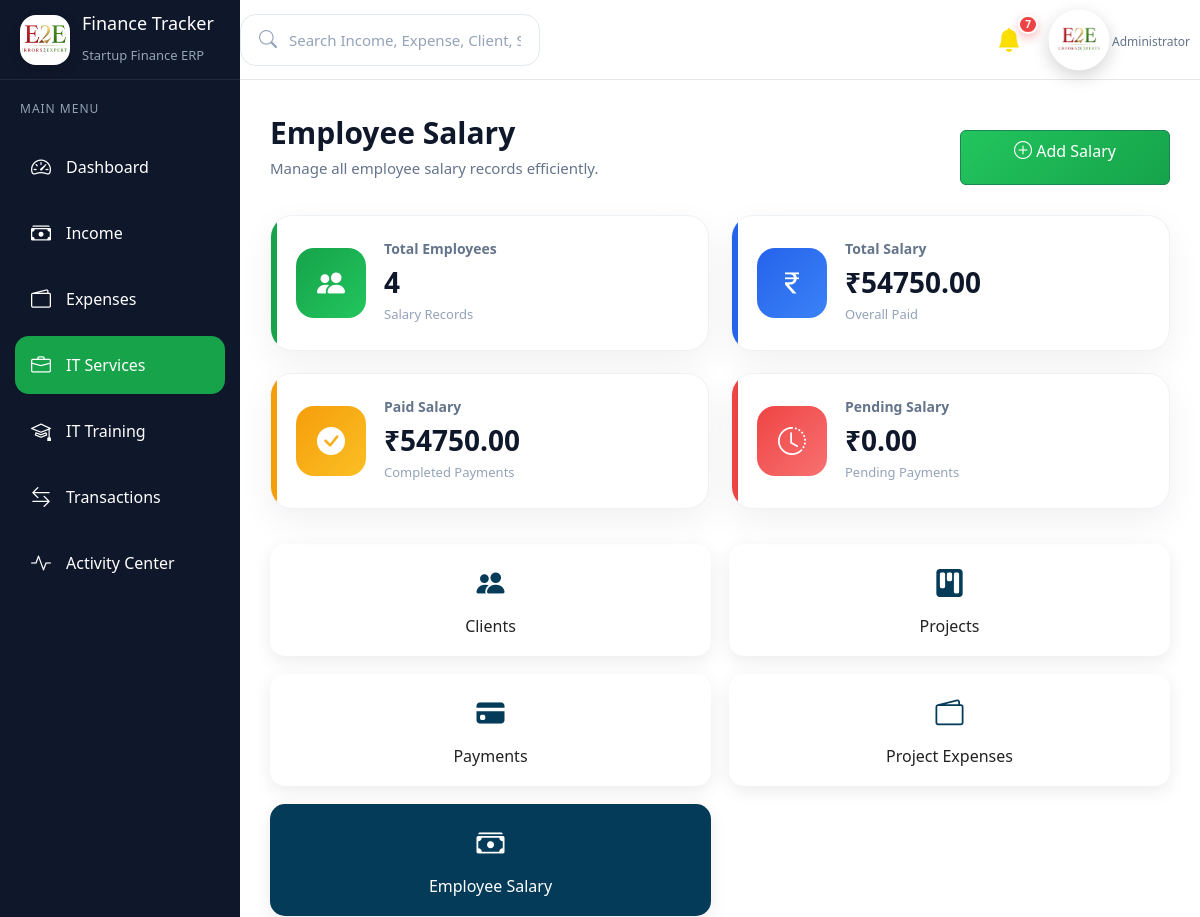
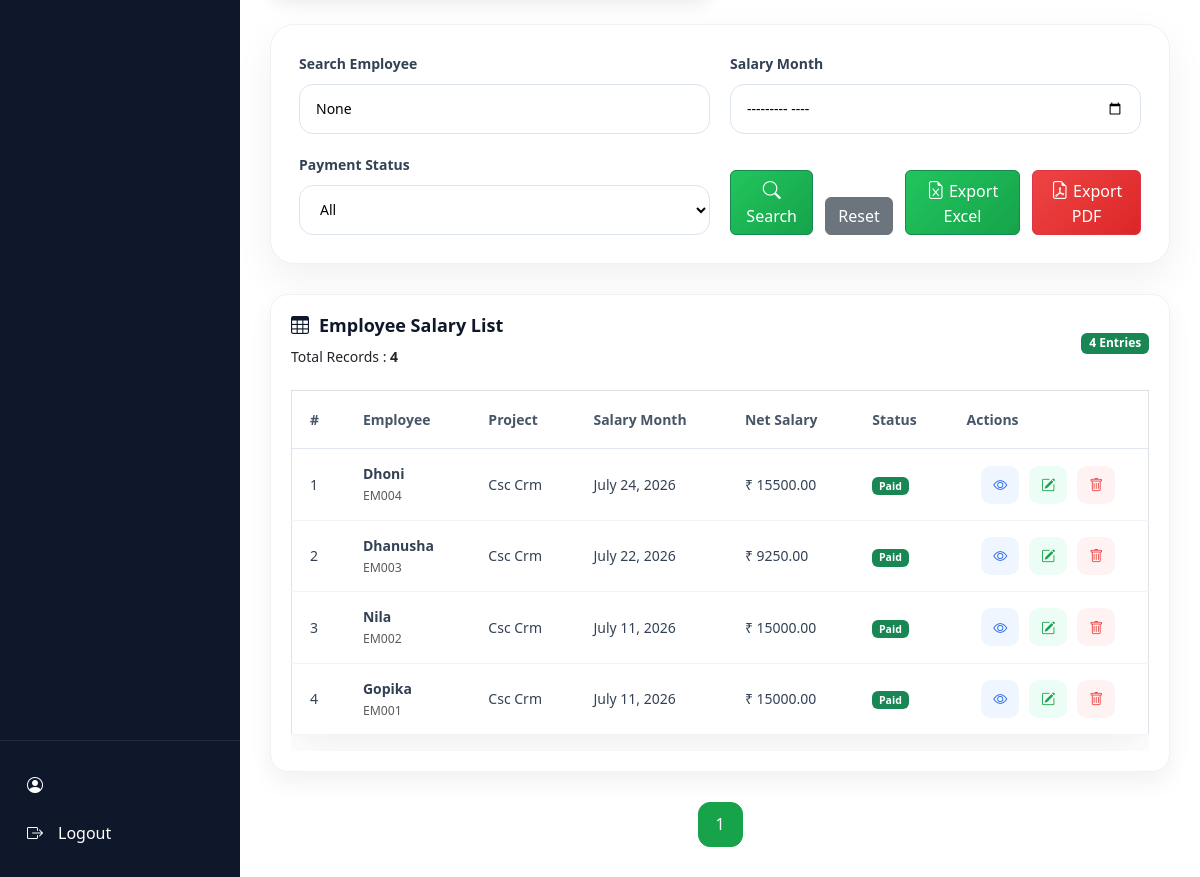
Page /services/salary/ on the committed database (2 pictures, top to bottom).
### services/models.py (models this page shows, shortened)
class EmployeeSalary(models.Model):
    PAYMENT_MODE = [
        ("Cash", "Cash"),
        ("UPI", "UPI"),
        ("Bank", "Bank Transfer"),
    ]
    PAYMENT_STATUS = [
        ("Paid", "Paid"),
        ("Pending", "Pending"),
    ]
    employee_name = models.CharField(
        max_length=150
    )
    employee_id = models.CharField(
        max_length=50,
        unique=True
    )
    department = models.CharField(
        max_length=100
    )
    designation = models.CharField(
        max_length=100
    )
    project = models.ForeignKey(
        Project,
        on_delete=models.CASCADE
    )
    salary_month = models.DateField()
    basic_salary = models.DecimalField(
        max_digits=12,
        decimal_places=2
    )
    bonus = models.DecimalField(
        max_digits=12,
        decimal_places=2,
        default=0
    )
    deduction = models.DecimalField(
        max_digits=12,
        decimal_places=2,
        default=0
    )
    net_salary = models.DecimalField(
        max_digits=12,
        decimal_places=2,
        default=0
    )
    payment_date = models.DateField()
    payment_mode = models.CharField(
        max_length=20,
        choices=PAYMENT_MODE
    )
    transaction_id = models.CharField(
        max_length=150,
        blank=True,
        null=True
    )
    cheque_number = models.CharField(
        max_length=100,
        blank=True,
        null=True
    )
    bank_name = models.CharField(
        max_length=150,
        blank=True,
        null=True
    )
    payment_status = models.CharField(
        max_length=20,
        choices=PAYMENT_STATUS,
        default="Pending"
    )
    remarks = models.TextField(
        blank=True,
        null=True
    )
    created_at = models.DateTimeField(
        auto_now_add=True
    )
    updated_at = models.DateTimeField(
        auto_now=True
    )
    class Meta:
        ordering = ["-id"]

class Project(models.Model):
    SERVICE_CHOICES = (
        ("Website", "Website"),
        ("Web Application", "Web Application"),
        ("Mobile Application", "Mobile Application"),
        ("UI/UX Design", "UI/UX Design"),
        ("Digital Marketing", "Digital Marketing"),
        ("SEO", "SEO"),
        ("ERP Development", "ERP Development"),
        ("Other", "Other"),
    )
    STATUS_CHOICES = (
        ("Pending", "Pending"),
        ("In Progress", "In Progress"),
        ("Completed", "Completed"),
        ("On Hold", "On Hold"),
    )
    client = models.ForeignKey(
        Client,
        on_delete=models.CASCADE,
        related_name="projects"
    )
    project_name = models.CharField(
        max_length=200,
        unique=True
    )
    service_type = models.CharField(
        max_length=100,
        choices=SERVICE_CHOICES
    )
    project_amount = models.DecimalField(
        max_digits=12,
        decimal_places=2
    )
    start_date = models.DateField()
    end_date = models.DateField()
    status = models.CharField(
        max_length=30,
        choices=STATUS_CHOICES,
        default="Pending"
    )
    description = models.TextField(
        blank=True,
        null=True
    )
    created_at = models.DateTimeField(
        auto_now_add=True
    )
    updated_at = models.DateTimeField(
        auto_now=True
    )
    class Meta:
        ordering = ["-id"]

### services/views.py (the view)
def salary_list(request):
    salaries = EmployeeSalary.objects.select_related(
        "project"
    ).all().order_by("-id")
    search = request.GET.get("search")
    if search:
        salaries = salaries.filter(
            Q(employee_name__icontains=search) |
            Q(project__project_name__icontains=search)
        )
    total_employees = salaries.count()
    total_salary = salaries.aggregate(
        Sum("net_salary")
    )["net_salary__sum"] or 0
    paid_salary = salaries.filter(
        payment_status="Paid"
    ).aggregate(
        Sum("net_salary")
    )["net_salary__sum"] or 0
    pending_salary = salaries.filter(
        payment_status="Pending"
    ).aggregate(
        Sum("net_salary")
    )["net_salary__sum"] or 0
    paginator = Paginator(salaries, 5)
    page_number = request.GET.get("page")
    page_obj = paginator.get_page(page_number)
    return render(
        request,
        "services/salary_list.html",
        {
            "salaries": page_obj,
            "page_obj": page_obj,
            "search": search,
            "active_page": "salary",
            "total_employees": total_employees,
            "total_salary": total_salary,
            "paid_salary": paid_salary,
            "pending_salary": pending_salary,
        }
    )

### activity/context_processors.py (called while the page is built)
def notification_context(request):
    unread_notifications = Notification.objects.filter(
        is_read=False
    ).count()
    recent_notifications = Notification.objects.filter(
        is_read=False
    ).order_by("-created_at")[:5]
    return {
        "unread_notifications": unread_notifications,
        "recent_notifications": recent_notifications,
    }

### templates/services/salary_list.html (shortened to what this page needs)
{% extends 'base.html' %}
{% block content %}
<div class="page-header">
    <div>
        <h2>Employee Salary</h2>
        <p>Manage all employee salary records efficiently.</p>
    </div>
    <div class="page-actions">
        <a href="{% url 'services:add_salary' %}" class="btn btn-success">
            <i class="bi bi-plus-circle"></i>
            Add Salary
        </a>
    </div>
</div>
<div class="dashboard-cards">
    <div class="dashboard-card revenue">
        <div class="card-icon">
            <i class="bi bi-people-fill"></i>
        </div>
        <div class="card-content">
            <h5>Total Employees</h5>
            <h2>{{ total_employees }}</h2>
            <p>Salary Records</p>
        </div>
    </div>
    <div class="dashboard-card profit">
        <div class="card-icon">
            <i class="bi bi-currency-rupee"></i>
        </div>
        <div class="card-content">
            <h5>Total Salary</h5>
            <h2>₹{{ total_salary|floatformat:2 }}</h2>
            <p>Overall Paid</p>
        </div>
    </div>
    <div class="dashboard-card target">
        <div class="card-icon">
            <i class="bi bi-check-circle-fill"></i>
        </div>
        <div class="card-content">
            <h5>Paid Salary</h5>
            <h2>₹{{ paid_salary|floatformat:2 }}</h2>
            <p>Completed Payments</p>
        </div>
    </div>
    <div class="dashboard-card expense">
        <div class="card-icon">
            <i class="bi bi-clock-history"></i>
        </div>
        <div class="card-content">
            <h5>Pending Salary</h5>
            <h2>₹{{ pending_salary|floatformat:2 }}</h2>
            <p>Pending Payments</p>
        </div>
    </div>
</div>
<div class="service-nav">
    <a href="{% url 'services:client_list' %}" class="service-link {% if active_page == 'clients' %}active{% endif %}">
        <i class="bi bi-people-fill"></i>
        Clients
    </a>
    <a href="{% url 'services:project_list' %}" class="service-link {% if active_page == 'projects' %}active{% endif %}">
        <i class="bi bi-kanban-fill"></i>
        Projects
    </a>
    <a href="{% url 'services:service_payment_list' %}" class="service-link {% if active_page == 'payments' %}active{% endif %}">
        <i class="bi bi-credit-card-fill"></i>
        Payments
    </a>
    <a href="{% url 'services:expense_list' %}" class="service-link {% if active_page == 'expenses' %}active{% endif %}">
        <i class="bi bi-wallet2"></i>
        Project Expenses
    </a>
    <a href="{% url 'services:salary_list' %}" class="service-link {% if active_page == 'salary' %}active{% endif %}">
        <i class="bi bi-cash-stack"></i>
        Employee Salary
    </a>
</div>
<div class="filter-card">
    <form method="GET">
        <div class="filter-grid">
            <div class="filter-group">
                <label>Search Employee</label>
                <input type="text" name="search" value="{{ search }}" placeholder="Employee Name or Employee ID">
            </div>
            <div class="filter-group">
                <label>Salary Month</label>
                <input type="month" name="salary_month" value="{{ salary_month }}">
            </div>
            <div class="filter-group">
                <label>Payment Status</label>
                <select name="status">
                    <option value="">All</option>
                </select>
            </div>
            <div class="filter-buttons">
                <button type="submit" class="btn btn-success">
                    <i class="bi bi-search"></i>
                    Search
                </button>
                <a href="{% url 'services:salary_list' %}" class="btn btn-secondary">
                    Reset
                </a>
                <a href="{% url 'services:salary_export_excel' %}?{{ request.GET.urlencode }}" class="btn btn-success">
    <i class="bi bi-file-earmark-excel"></i>
    Export Excel
</a>
                <a href="{% url 'services:salary_export_pdf' %}?{{ request.GET.urlencode }}" class="btn btn-danger">
    <i class="bi bi-file-earmark-pdf"></i>
    Export PDF
</a>
            </div>
        </div>
    </form>
</div>
<div class="dashboard-box salary-table-card">
    <div class="box-header">
    <div>
        <h3>
            <i class="bi bi-table"></i>
            Employee Salary List
        </h3>
        <small>
            Total Records :
            <strong>{{ page_obj.paginator.count }}</strong>
        </small>
    </div>
    <div>
        <span class="badge bg-success">
            {{ page_obj.paginator.count }} Entries
        </span>
    </div>
</div>
    <div class="table-responsive">
    <table class="table dashboard-table align-middle">
        <thead>
            <tr>
                <th>#</th>
                <th>Employee</th>
                <th>Project</th>
                <th>Salary Month</th>
                <th>Net Salary</th>
                <th>Status</th>
                <th>Actions</th>
            </tr>
        </thead>
        <tbody>
            {% for salary in salaries %}
            <tr>
                <td>{{ forloop.counter }}</td>
                <td>
                    <strong>{{ salary.employee_name }}</strong><br>
                    <small class="text-muted">
                        {{ salary.employee_id }}
                    </small>
                </td>
                <td>
                    {{ salary.project.project_name }}
                </td>
                <td>
                    {{ salary.salary_month }}
                </td>
                <td>
                    ₹ {{ salary.net_salary|floatformat:2 }}
                </td>
                <td>
                    {% if salary.payment_status == "Paid" %}
                    <span class="badge bg-success">
                        Paid
                    </span>
                    {% else %}
                    <span class="badge bg-warning text-dark">
                        Pending
                    </span>
                    {% endif %}
                </td>
                <td>
                    <div class="action-buttons">
                        <a href="{% url 'services:view_salary' salary.id %}" class="view-btn">
                            <i class="bi bi-eye"></i>
                        </a>
                        <a href="{% url 'services:edit_salary' salary.id %}" class="edit-btn">
                            <i class="bi bi-pencil-square"></i>
                        </a>
                        <a href="#" class="delete-btn" data-bs-toggle="modal" data-bs-target="#deleteModal"
                            data-url="{% url 'services:delete_salary' salary.id %}">
                            <i class="bi bi-trash"></i>
                        </a>
                    </div>
                </td>
            </tr>
            {% endfor %}
        </tbody>
    </table>
</div>
</div>
<div class="pagination-container">
    {% for page in page_obj.paginator.page_range %}
    {% if page == page_obj.number %}
    <span class="page-btn active">
        {{ page }}
    </span>
    {% else %}
    <a href="?page={{ page }}{% if search %}&search={{ search }}{% endif %}" class="page-btn">
        {{ page }}
    </a>
    {% endif %}
    {% endfor %}
</div>
{% endblock %}

### static/css/style.css (style rules this page uses)
* { margin:0; padding:0; box-sizing:border-box; font-family:"Segoe UI",sans-serif; }
body { background:var(--bg); color:var(--text); font-family:"Inter",sans-serif; font-size:14px; line-height:1.6; }

### static/css/dashboard.css (style rules this page uses)
.dashboard-cards { display: grid; grid-template-columns: repeat(4, 1fr); gap: 22px; margin-bottom: 30px; }
.dashboard-card { background: #fff; border-radius: 18px; padding: 24px; display: flex; align-items: center; gap: 18px; box-shadow: 0 10px 30px rgba(15, 23, 42, .08); transition: .35s; border: 1px solid #edf2f7; position: relative; overflow: hidden; }
.dashboard-card::before { content: ""; position: absolute; left: 0; top: 0; width: 5px; height: 100%; }
.card-icon { width: 68px; height: 68px; border-radius: 16px; display: flex; justify-content: center; align-items: center; font-size: 28px; color: #fff; }
.dashboard-box { background: #ffffff; border-radius: 18px; padding: 20px; box-shadow: 0 10px 25px rgba(15, 23, 42, .06); border: 1px solid #eef2f7; transition: .3s; }
.box-header { display: flex; justify-content: space-between; align-items: center; margin-bottom: 22px; }
.box-header h3 { font-size: 18px; font-weight: 600; color: #0f172a; display: flex; align-items: center; gap: 10px; }
.dashboard-table th, .dashboard-table td { padding: 10px 12px; font-size: 13px; }
@media (max-width:1400px) { .dashboard-cards { grid-template-columns: repeat(3, 1fr); } }

### static/css/service.css (style rules this page uses)
.service-nav { display:flex; gap:20px; flex-wrap:wrap; margin:25px 0; }
.service-link { flex:1; min-width:180px; background:#fff; border-radius:15px; padding:18px; text-align:center; text-decoration:none; color:#222; box-shadow:0 5px 18px rgba(0,0,0,.08); transition:.3s; }
.service-link i { font-size:28px; display:block; color:#043b59; margin-bottom:10px; }
.service-link.active { background:#043b59; color:#fff; }
.service-link.active i { color:#fff; }
@media (max-width:1200px) { .service-nav { display:grid; grid-template-columns:repeat(2,1fr); gap:18px; } }

### static/css/variables.css (style rules this page uses)
:root { --primary:#16A34A; --primary-dark:#15803D; --primary-light:#DCFCE7; --success:#22C55E; --danger:#EF4444; --warning:#F59E0B; --info:#3B82F6; --purple:#7C3AED; --teal:#14B8A6; --pink:#EC4899; --sidebar:#0F172A; --sidebar-hover:#1E293B; --sidebar-active:#16A34A; --bg:#F4F7FE; --card:#FFFFFF; --card-hover:#F8FAFC; --heading:#0F172A; --text:#334155; --text-light:#64748B; --border:#E2E8F0; --shadow-sm:0 4px 12px rgba(15,23,42,.05); --shadow:0 12px 30px rgba(15,23,42,.08); --shadow-lg:0 18px 45px rgba(15,23,42,.12); --radius-sm:12px; --radius:18px; --radius-lg:24px; --transition:.3s ease; }

### rows in the picture
EmployeeSalary: employee_name "Dhoni", employee_id "EM004", project.project_name "Csc Crm", salary_month "July 24, 2026", net_salary "15500.00", payment_status "Paid"
EmployeeSalary: employee_name "Dhanusha", employee_id "EM003", project.project_name "Csc Crm", salary_month "July 22, 2026", net_salary "9250.00", payment_status "Paid"
EmployeeSalary: employee_name "Nila", employee_id "EM002", project.project_name "Csc Crm", salary_month "July 11, 2026", net_salary "15000.00", payment_status "Paid"
EmployeeSalary: employee_name "Gopika", employee_id "EM001", project.project_name "Csc Crm", salary_month "July 11, 2026", net_salary "15000.00", payment_status "Paid"

### other values in the picture
{{ unread_notifications }} "7"
{{ total_employees }} "4"
{{ total_salary|floatformat:2 }} "54750.00"
{{ paid_salary|floatformat:2 }} "54750.00"
{{ pending_salary|floatformat:2 }} "0.00"
{{ page_obj.paginator.count }} "4"
{{ page }} "1"
